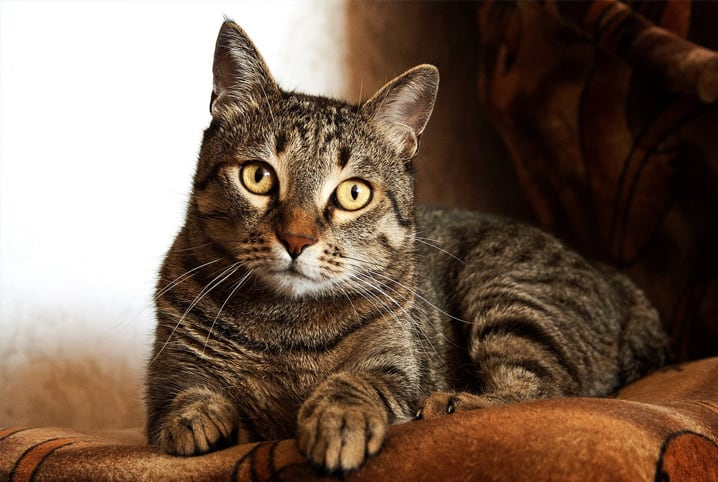
#> input picture img-processing/cores/image.png, 718 x 482 px
$ python script.py
#> lines starting #> are read from the running program, lines starting #| are printed output that depends on the picture; after the words box and inside, x2 and y2 are one past the last pixel; in counts of white or black regions, pixels touching at a corner belong together
import cv2
import numpy as np
from PIL import Image

def carregar_imagem(caminho):
#> called with caminho = './image.png'
    imagem = Image.open(caminho)
#> imagem is the input picture: PIL image 718x482 RGB; mean R, G, B 118.7, 97.4, 81.8
    return np.array(imagem)

def salvar_imagem(imagem, caminho):
    imagem_pil = Image.fromarray(np.uint8(imagem))
    imagem_pil.save(caminho)

def separar_canais(rgb):
    r, g, b = rgb[:,:,0], rgb[:,:,1], rgb[:,:,2]
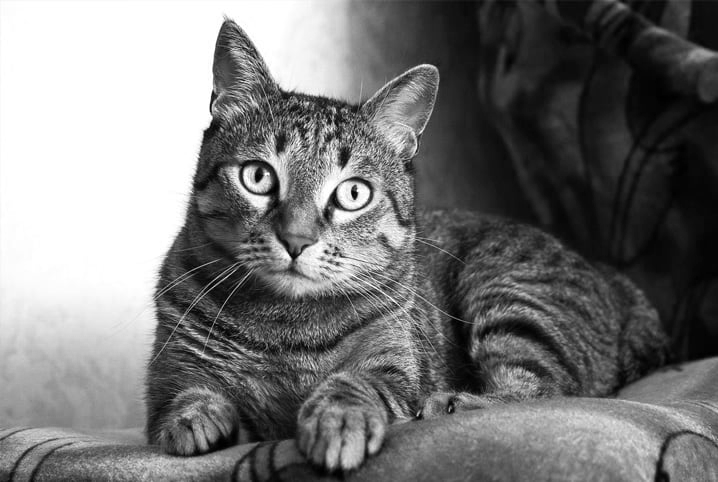
#> r: shape (482, 718); min 0, max 255, mean 118.7
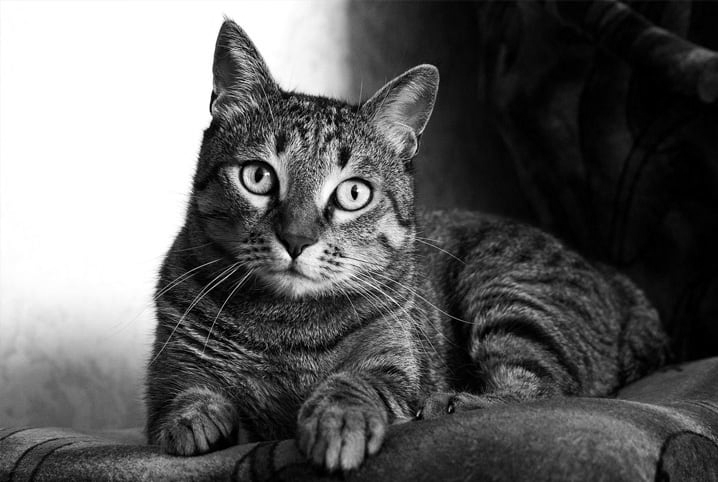
#> g: shape (482, 718); min 0, max 255, mean 97.4
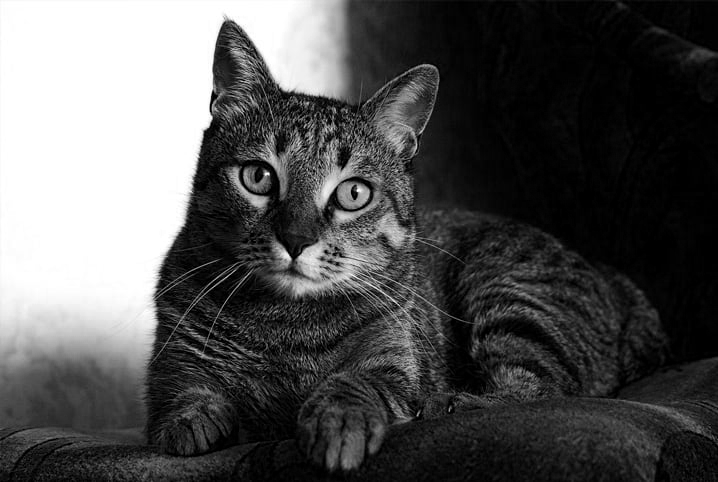
#> b: shape (482, 718); min 0, max 255, mean 81.8
    return r, g, b

def juntar_canais(r, g, b):
    return np.stack([r, g, b], axis=2)

def tons_de_cinza(rgb):
    r, g, b = rgb[:,:,0], rgb[:,:,1], rgb[:,:,2]
    gray = 0.2989 * r + 0.5870 * g + 0.1140 * b
    return gray

def cinza_para_pb(imagem_cinza, limiar=128):
#> called with limiar = 128
    pb = (imagem_cinza > limiar) * 255
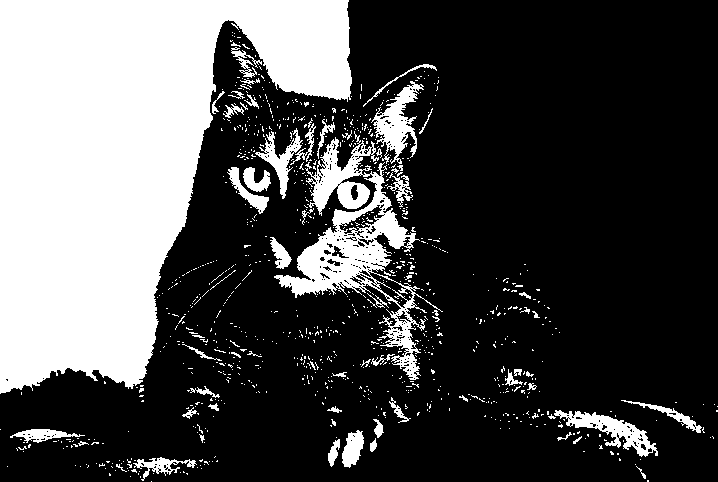
#> pb: shape (482, 718) int64; 30.1% white; 963 white regions (904 under 20 px), largest, box (x1, y1, x2, y2) and area: (0, 0, 352, 394) 80558, (274, 131, 443, 380) 9882, (371, 81, 424, 164) 1715
    return pb

if __name__ == '__main__':
    caminho_imagem = './image.png'  # Substitua pelo caminho da sua imagem
    imagem = carregar_imagem(caminho_imagem)
    imagem_vermelho, imagem_verde, imagem_azul = separar_canais(imagem)
    imagem_completa = juntar_canais(imagem_vermelho, imagem_verde, imagem_azul)
    imagem_cinza = tons_de_cinza(imagem)
    imagem_preto_branco = cinza_para_pb(imagem_cinza)

    salvar_imagem(imagem_vermelho, 'imagem_vermelho.jpg')
    salvar_imagem(imagem_verde, 'imagem_verde.jpg')
    salvar_imagem(imagem_azul, 'imagem_azul.jpg')
    salvar_imagem(imagem_completa, 'imagem_completa.jpg')
    salvar_imagem(imagem_cinza, 'imagem_cinza.jpg')
    salvar_imagem(imagem_preto_branco, 'imagem_preto_branco.jpg')
